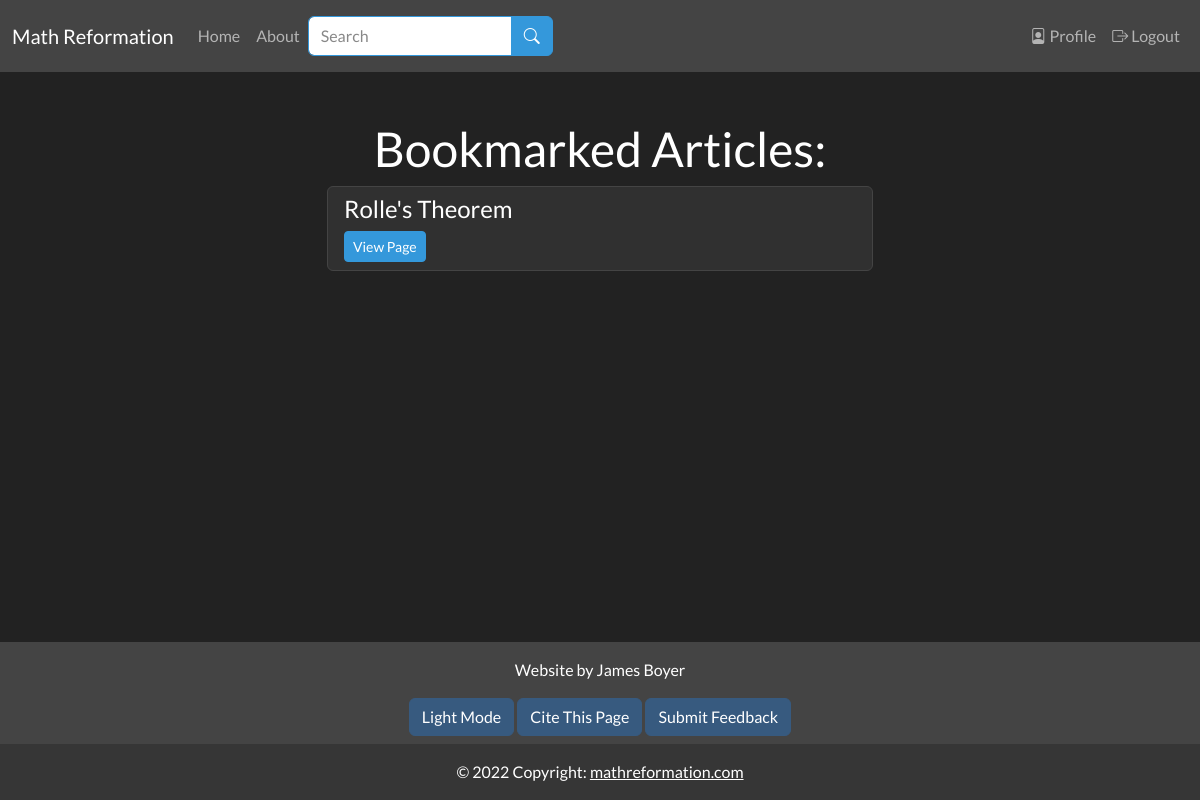
The app's page /profile (signed in), older data.
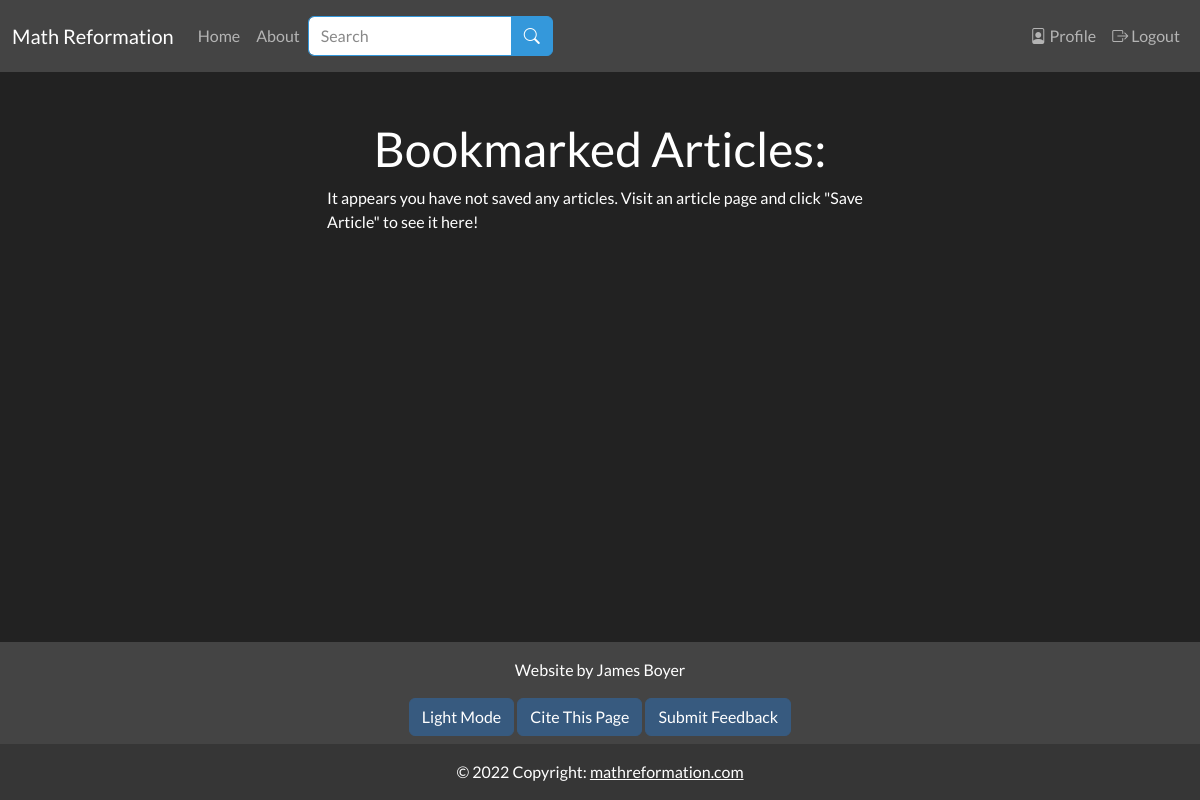
The same page, newer data.
### app/models.py (models this page shows, shortened)
class SearchableMixin(object):
    @classmethod
    def search(cls, expression, page, per_page):
        ids, scores, total = query_index(cls.__tablename__, expression, page, per_page)
        if total == 0:
            return cls.query.filter_by(id=0), [], 0
        when = []
        for i in range(len(ids)):
            when.append((ids[i], i))
        return cls.query.filter(cls.id.in_(ids)).order_by( db.case(when, value=cls.id)), scores, total

class Article(SearchableMixin, db.Model):
    __searchable__ = ["body_main", "name"]
    id = db.Column(db.Integer, primary_key=True)
    name = db.Column(db.String(64), index=True, unique=True, nullable=False)
    path = db.Column(db.String(50), unique=True, nullable=False)
    date_added = db.Column(db.DateTime, nullable=False,
        default=datetime.utcnow)
    body_main = db.Column(db.String(), index=True)
    body_draft = db.Column(db.String(), index=True)
    is_visible = db.Column(db.Boolean())
    header = db.Column(db.String(), index=True)
    order = db.Column(db.Integer())
    next_page_url = db.Column(db.String(64))
    prev_page_url = db.Column(db.String(50))
    next_page_name = db.Column(db.String(50))
    prev_page_name = db.Column(db.String(50))
    prev_page_type = db.Column(db.String(10))
    next_page_type = db.Column(db.String(10))
    user_id = db.Column(db.Integer, db.ForeignKey('user.id'))
    categories = db.relationship('Category', secondary = article_categories_table,
                                 backref=db.backref('articles', lazy=True), lazy=True)

### app/main/routes.py (the view)
@bp.route("/profile", methods=["GET"])
@login_required
def profile():
    user = User.query.get(current_user.get_id())
    return render_template('main/profile.html', title="Profile", user=user)

### app/main/forms.py
class SearchForm(FlaskForm):
    q = StringField("Search", validators=[DataRequired()])
    submit = SubmitField("Search")
    def __init__(self, *args, **kwargs):
        if 'formdata' not in kwargs:
            kwargs['formdata'] = request.args
        if 'csrf_enabled' not in kwargs:
            kwargs['csrf_enabled'] = False
        super(SearchForm, self).__init__(*args, **kwargs)

### MathReformationWebsite.py (called while the page is built)
@app.context_processor
def add_imports():
    return dict(admin_permission=admin_permission, author_permission=author_permission, g=g)

### app/auth/routes.py (called while the page is built)
@login.user_loader
def load_user(id):
    return User.query.get(int(id))

### app/main/routes.py (called while the page is built)
@bp.before_app_request
def before_request():
    g.search_form = SearchForm(meta={'csrf': False})
    if g.search_form.validate():
        print("here")

### app/templates/main/profile.html (shortened to what this page needs)
{% extends "base.html" %}
{% from 'macros/form_macros.html' import view_document_button %}
{% block content %}
<h1 class="text-center">Bookmarked Articles:</h1>
{% if user.saved_articles %}
<ul class="list-group">
{% for article in user.saved_articles %}
<li class="list-group-item">
    <h4>{{ article.name }}</h4>
    {{ view_document_button(path=article.path, doc_type='article', warning=False) }}
</li>
{% endfor %}
{% else %}
<p>It appears you have not saved any articles. Visit an article page and click "Save Article" to see it here!</p>
{% endif %}
{% endblock %}
{% block citation %}
{{ citation_info(page_type="Math Reformation", page_name="Profile") }}
{% endblock %}

### app/templates/base.html (shortened to what this page needs)
{% from 'macros/general_macros.html' import citation_info %}
<!DOCTYPE html>
<html lang="en">
    <head>
        <link rel="stylesheet" href="https://cdn.jsdelivr.net/npm/bootstrap-icons@1.10.3/font/bootstrap-icons.css">
    </head>
    <body class="d-flex flex-column min-vh-100">
        <nav class="navbar navbar-expand-lg bg-secondary navbar-dark sticky-top">
            <div class="container-fluid">
                <a class="navbar-brand">Math Reformation</a>
                <div class="collapse navbar-collapse" id="collapsibleNavbar">
                    <ul class="navbar-nav me-auto">
                        <li class="nav-item">
                            <a class="nav-link" href="{{ url_for('main.index')}}">Home</a>
                        </li>
                        <li class="nav-item">
                            <a class="nav-link" href="{{ url_for('main.about')}}">About</a>
                        </li>
                        {% if g.search_form %}
                        <form class="d-flex input-group" method="get" action="{{ url_for('main.search') }}">
                                {{ g.search_form.q(class='form-control border-info',aria_describedby="button-addon2", placeholder=g.search_form.q.label.text) }}
                                <button type=submit class="btn btn-info" id="button-addon2">
                                    <i class="bi bi-search"></i>
                                </button>
                        </form>
                        {% endif %}
                    </ul>
                    <ul class="navbar-nav d-flex">
                        {% if current_user.is_anonymous %}
                        <li class="nav-item">
                            <a class="nav-link" href="{{ url_for('auth.register') }}">
                                <i class="bi bi-person-add"></i> Register
                            </a>
                        </li>
                        <li class="nav-item">
                            <a class="nav-link" href="{{ url_for('auth.login') }}">
                                <i class="bi bi-box-arrow-in-right"></i>  Login
                            </a>
                        </li>
                        {% else %}
                        <li class="nav-item">
                            <a class="nav-link" href="{{ url_for('main.profile') }}">
                                <i display="inline" class="bi bi-file-person"></i>  Profile</a>
                        </li>
                        <li class="nav-item">
                            <a class="nav-link" href="{{ url_for('auth.logout') }}">
                                <i class="bi bi-box-arrow-right"></i>  Logout</a>
                        </li>
                        {% endif %}
                    </ul>
                </div>
            </div>
        </nav>
        <div class="wrapper flex-grow-1">
            <div class="container mt-5">
                <div class="row">
                    <div class="col-md-3"></div>
                    <div class="col-md-6">
                        {% block content %}
                        {% endblock %}
                    </div>
                    <div class="col-md-3"></div>
                </div>
            </div>
        </div>
        <footer class="bg-secondary text-center text-white">
            <div class="container p-3 pb-0">
                <section class="mb-2">
                    <p>Website by James Boyer</p>
                    <button id="theme_button" class="btn btn-primary" onclick="toggleTheme()">
                    </button>
                    <a class="btn btn-primary" href="{% block citation %}{% endblock %}">Cite This Page</a>
                    <a  class="btn btn-primary" href="{{ url_for('main.feedback')}}">Submit Feedback</a>
                </section>
            </div>
            <div class="text-center p-3" style="background-color: rgba(0, 0, 0, 0.2);">
                © 2022 Copyright:
                <a class="text-white" href="mathreformation.com">mathreformation.com</a>
            </div>
        </footer>
    </body>
</html>

### app/templates/macros/form_macros.html (shortened to what this page needs)
{% macro view_document_button(path, doc_type, warning) -%}
{% if doc_type == "category" %}
<a href="{{ url_for('main.category_page', path=path) }}" class="btn btn-sm btn-info" role="button"  {% if warning %}onclick="return confirm('Make sure to save article first! Please click on OK to continue.');" {% endif %}>View Page</a>
{% elif doc_type == "article" %}
<a href="{{ url_for('main.article_page', path=path) }}" class="btn btn-sm btn-info" role="button"  {% if warning %}onclick="return confirm('Make sure to save article first! Please click on OK to continue.');"{% endif %}>View Page</a>
{% endif %}
{%- endmacro %}

### app/templates/macros/general_macros.html (shortened to what this page needs)
{% macro citation_info(page_type, page_name) -%}
{% if page_name == "Citation" %}
{{ url_for('main.citation',
            page_type=page_type,
            page_name=page_name,
            page_url="citation") }}
{% else %}
{{ url_for('main.citation',
            page_type=page_type,
            page_name=page_name,
            page_url=request.path[1:].replace("/", "%2F")) }}
{% endif %}
{%- endmacro %}

Row changes from the older to the newer data that the page shows:
no longer on this page (row edited): Article: name "Rolle's Theorem"
Text that changed along with them:
text now shown: "It appears you have not saved any articles. Visit an article page and click \"Save Article\" to see it here!"
